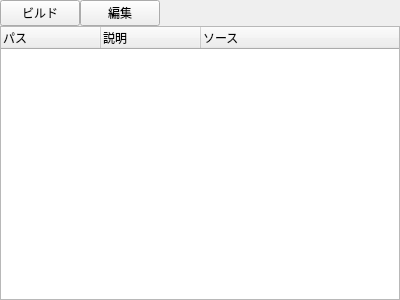
<?xml version="1.0" encoding="UTF-8"?>
<ui version="4.0">
 <class>UIMO2ViewBuild</class>
 <widget class="QWidget" name="UIMO2ViewBuild">
  <property name="geometry">
   <rect>
    <x>0</x>
    <y>0</y>
    <width>400</width>
    <height>300</height>
   </rect>
  </property>
  <property name="windowTitle">
   <string>Form</string>
  </property>
  <layout class="QVBoxLayout" name="verticalLayout">
   <property name="spacing">
    <number>0</number>
   </property>
   <property name="leftMargin">
    <number>0</number>
   </property>
   <property name="topMargin">
    <number>0</number>
   </property>
   <property name="rightMargin">
    <number>0</number>
   </property>
   <property name="bottomMargin">
    <number>0</number>
   </property>
   <item>
    <widget class="QWidget" name="widget_2" native="true">
     <layout class="QHBoxLayout" name="horizontalLayout_2">
      <property name="spacing">
       <number>0</number>
      </property>
      <property name="leftMargin">
       <number>0</number>
      </property>
      <property name="topMargin">
       <number>0</number>
      </property>
      <property name="rightMargin">
       <number>0</number>
      </property>
      <property name="bottomMargin">
       <number>0</number>
      </property>
      <item>
       <widget class="QPushButton" name="pushButton">
        <property name="sizePolicy">
         <sizepolicy hsizetype="Preferred" vsizetype="Fixed">
          <horstretch>0</horstretch>
          <verstretch>0</verstretch>
         </sizepolicy>
        </property>
        <property name="toolTip">
         <string>ビルド</string>
        </property>
        <property name="text">
         <string>ビルド</string>
        </property>
       </widget>
      </item>
      <item>
       <widget class="QPushButton" name="pushButton_2">
        <property name="toolTip">
         <string>ファイル構成から自動生成</string>
        </property>
        <property name="text">
         <string>編集</string>
        </property>
       </widget>
      </item>
      <item>
       <spacer name="horizontalSpacer_2">
        <property name="orientation">
         <enum>Qt::Horizontal</enum>
        </property>
        <property name="sizeHint" stdset="0">
         <size>
          <width>251</width>
          <height>20</height>
         </size>
        </property>
       </spacer>
      </item>
     </layout>
    </widget>
   </item>
   <item>
    <widget class="TreeViewBuild" name="treeWidget">
     <property name="alternatingRowColors">
      <bool>true</bool>
     </property>
     <property name="indentation">
      <number>4</number>
     </property>
     <property name="rootIsDecorated">
      <bool>true</bool>
     </property>
     <property name="uniformRowHeights">
      <bool>true</bool>
     </property>
     <column>
      <property name="text">
       <string>パス</string>
      </property>
     </column>
     <column>
      <property name="text">
       <string>説明</string>
      </property>
     </column>
     <column>
      <property name="text">
       <string>ソース</string>
      </property>
     </column>
    </widget>
   </item>
  </layout>
 </widget>
 <customwidgets>
  <customwidget>
   <class>TreeViewBuild</class>
   <extends>QTreeWidget</extends>
   <header>TreeViewBuild.h</header>
  </customwidget>
 </customwidgets>
 <resources/>
 <connections/>
</ui>
